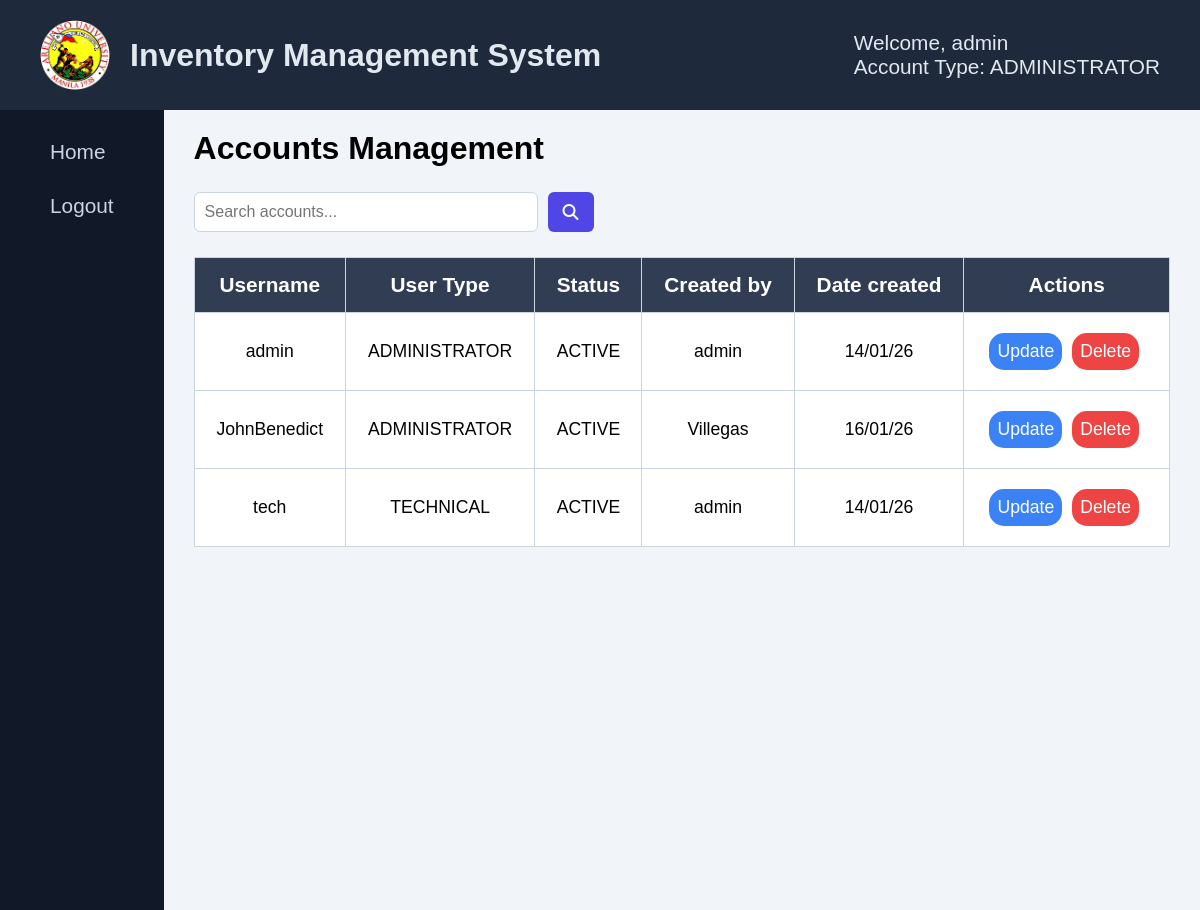
Page /userManagement/accounts-management.php (signed in) on the committed database.
### tables this page shows
CREATE TABLE `tblaccounts` (
  `username` varchar(50) NOT NULL,
  `password` varchar(50) NOT NULL,
  `usertype` varchar(20) NOT NULL,
  `status` varchar(10) NOT NULL,
  `createdby` varchar(50) NOT NULL,
  `datecreated` varchar(50) NOT NULL
);

### userManagement/accounts-management.php (the view, shortened to what this page needs)
<!DOCTYPE html>
<html lang="en">
<head>
    <link rel="stylesheet" href="https://cdnjs.cloudflare.com/ajax/libs/font-awesome/6.5.1/css/all.min.css">
    <link rel="stylesheet" href="../assets/css/accounts-management.css">
    <link rel="stylesheet" href="../assets/css/notification.css">
</head>
<body>
    <?php include("../includes/nav-sidebar.php")?>
        <div class="container">
            <form action="<?php echo htmlspecialchars($_SERVER['PHP_SELF'])?>" method="post">
                <h4>Accounts Management</h4>
                <div class="searchdiv">
                    <input type="text" name="txtsearch" placeholder="Search accounts...">
                    <button type="submit" name="btnsearch" class="search-btn">
                        <i class="fa-solid fa-magnifying-glass"></i>
                    </button>
                </div>
        <?php
        function buildtable($result) {
            if (mysqli_num_rows($result) > 0) {
                echo "<table>";
                echo "<tr>";
                echo "<th>Username</th><th>User Type</th><th>Status</th><th>Created by</th><th>Date created</th><th>Actions</th>";
                echo "</tr>";
                while ($row = mysqli_fetch_array($result)) {
                    echo "<tr>";
                    echo "<td>" . $row['username'] . "</td>";
                    echo "<td>" . $row['usertype'] . "</td>";
                    echo "<td>" . $row['status'] . "</td>";
                    echo "<td>" . $row['createdby'] . "</td>";
                    echo "<td>" . $row['datecreated'] . "</td>";
                    echo "<td class = 'actions'>";
                    echo "<a href = 'update-account.php?username=". $row['username']. "' class='update'>Update</a>";
                    echo "<a href = 'delete-account.php?username=". $row['username']. "' class='delete'>Delete</a>";
                    echo "</td>";
                    echo "</tr>";
                }
                echo "</table>";
            } else {
                echo "No record/s found.";
            }
        }
        require_once "../config/config.php";
        if (isset($_POST['btnsearch'])) {
            $sql = "SELECT * FROM tblaccounts WHERE username LIKE ? OR usertype LIKE ? ORDER BY username";
            if ($stmt = mysqli_prepare($link, $sql)) {
                $searchvalue = '%' . $_POST['txtsearch'] . '%';
                mysqli_stmt_bind_param($stmt, "ss", $searchvalue, $searchvalue);
                if (mysqli_stmt_execute($stmt)) {
                    $result = mysqli_stmt_get_result($stmt);
                    buildtable($result);
                }
            }
        } else {
            $sql = "SELECT * FROM tblaccounts ORDER BY username";
            if ($stmt = mysqli_prepare($link, $sql)) {
                if (mysqli_stmt_execute($stmt)) {
                    $result = mysqli_stmt_get_result($stmt);
                    buildtable($result);
                }
            }
        }
        ?>
            </form>
        </div>
    </main>
</body>
</html>

### assets/css/accounts-management.css (style rules this page uses)
* { font-family: Arial, Helvetica, sans-serif; padding: 0; margin: 0; box-sizing: border-box; }
.container { padding: 20px 30px; background-color: #F1F5F9; width: 100%; }
form { display: flex; flex-direction: column; gap: 5px; width: 100%; max-width: 100%; }
form h4 { font-size: 2rem; }
.searchdiv { padding: 20px 0px; display: flex; gap: 10px; width: 100%; max-width: 400px; }
.searchdiv input[type="text"] { flex: 1; padding: 10px; border-radius: 6px; border: 1px solid #CBD5E1; outline: none; font-size: 1rem; }
.search-btn { background-color: #4F46E5; border: none; border-radius: 6px; padding: 0 15px; color: white; cursor: pointer; display: flex; align-items: center; justify-content: center; font-size: 1rem; }
.search-btn i { font-size: 1rem; }
table { border: 1px solid #CBD5E1; border-collapse: collapse; background-color: white; }
th { background-color: #303d52; color: white; padding: 15px 20px; font-size: 1.3rem; }
td { font-size: 1.1rem; padding: 15px 20px; }
th { background-color: #303d52; color: white; }
tr, th, td { border: 1px solid #CBD5E1; text-align: center; }
.actions { display: flex; }
.actions a { text-decoration: none; color: white; }
.actions .update, .actions .delete { padding: 8px; margin: 5px; border-radius: 15px; cursor: pointer; }
.actions .update { background-color: #3B82F6; }
.actions .delete { background-color: #EF4444; }
td.actions { border: none; }

### includes/nav-sidebar.php (style rules this page uses)
html, body { height: 100%; margin: 0; }

### rows in the picture
tblaccounts: username "admin", usertype "ADMINISTRATOR", status "ACTIVE", createdby "admin", datecreated "14/01/26"
tblaccounts: username "JohnBenedict", usertype "ADMINISTRATOR", status "ACTIVE", createdby "Villegas", datecreated "16/01/26"
tblaccounts: username "tech", usertype "TECHNICAL", status "ACTIVE", createdby "admin", datecreated "14/01/26"

### other values in the picture
$_SESSION['username'] "admin"
$_SESSION['usertype'] "ADMINISTRATOR"
